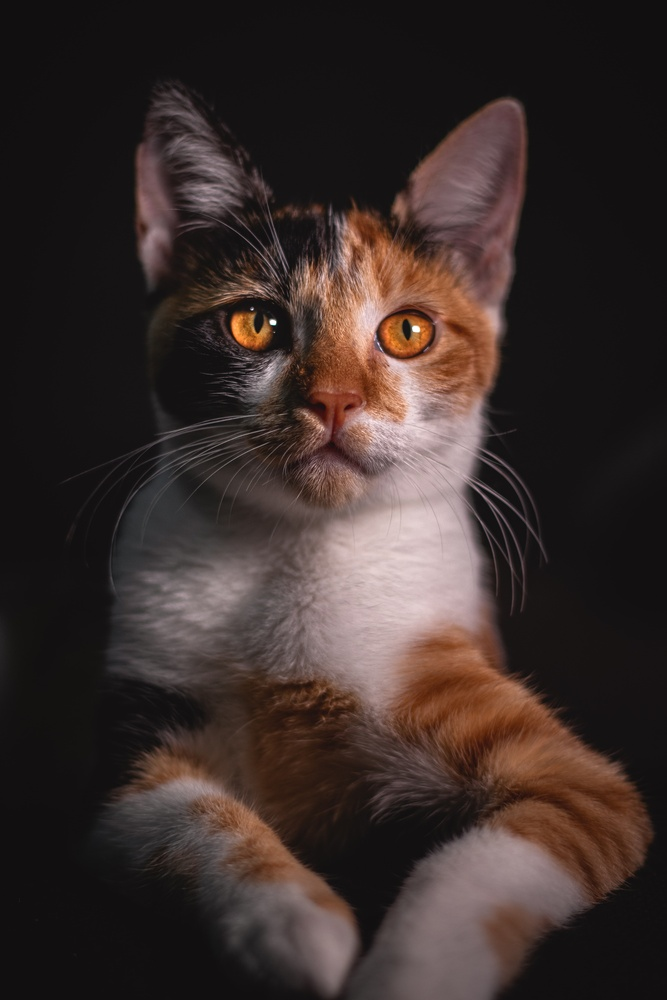
#> input picture image/cat2.jpg, 667 x 1000 px, shrunk from 4000 x 6000 before the run, found by its file name
$ python FTofImage01.py
#> lines starting #> are read from the running program, lines starting #| are printed output that depends on the picture
#%%
from matplotlib.image import imread
import numpy as np
import matplotlib.pyplot as plt
import os

Original_Image = imread(os.path.join("photos\\cat2.jpg"))
#> Original_Image is the input picture: shape (1000, 667, 3); mean R, G, B 58.6, 46.2, 43.4
Gray_Image = np.mean(Original_Image, -1); # Convert RGB to grayscale
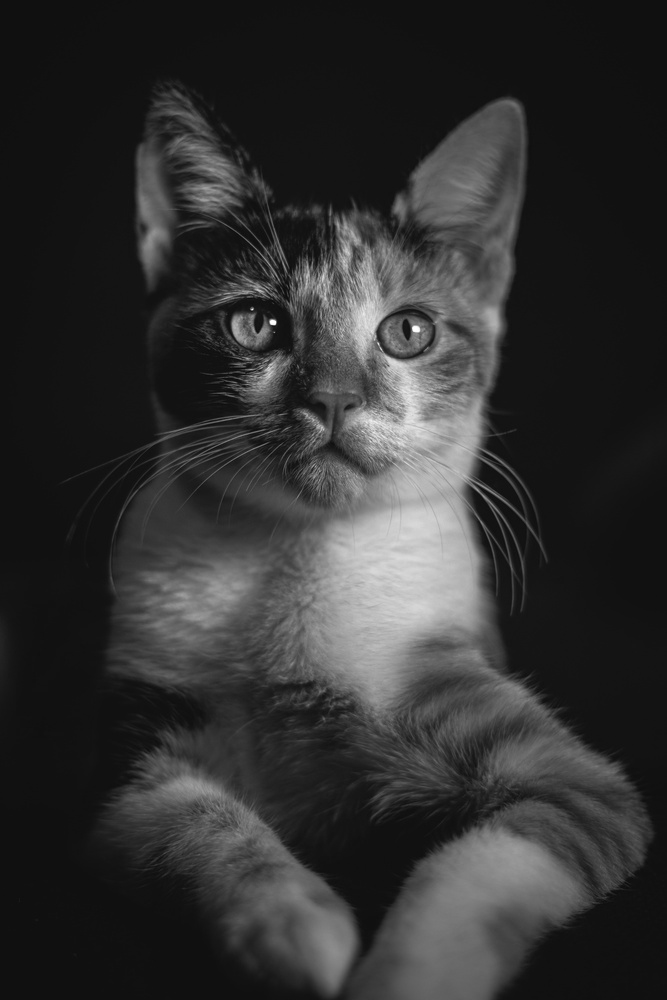
#> Gray_Image: shape (1000, 667) float64; min 9.33, max 254.7, mean 49.4

FIgure,axs = plt.subplots(1,3)

# Plot image
Image = axs[0].imshow(Gray_Image)
Image.set_cmap('gray')
axs[0].axis('off')

# Compute row-wise FFT

Cshift = np.zeros_like(Gray_Image,dtype='complex_')
C = np.zeros_like(Gray_Image,dtype='complex_')

for j in range(Gray_Image.shape[0]):
    Cshift[j,:] = np.fft.fftshift(np.fft.fft(Gray_Image[j,:]))
    C[j,:] = np.fft.fft(Gray_Image[j,:])

Image = axs[1].imshow(np.log(np.abs(Cshift)))
Image.set_cmap('gray')
axs[1].axis('off')

# Compute column-wise FFT

D = np.zeros_like(C)
for j in range(C.shape[1]):
    D[:,j] = np.fft.fft(C[:,j])

Image = axs[2].imshow(np.fft.fftshift(np.log(np.abs(D))))
Image.set_cmap('gray')
axs[2].axis('off')

plt.show()
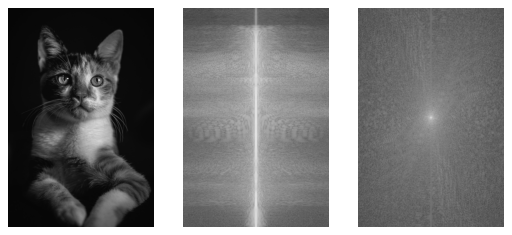
#> figure drawn by matplotlib, 3 panels

# Much more efficient to use fft2
D = np.fft.fft2(Gray_Image)
# %%

$ run again, with image/canal.jpg copied over image/cat2.jpg
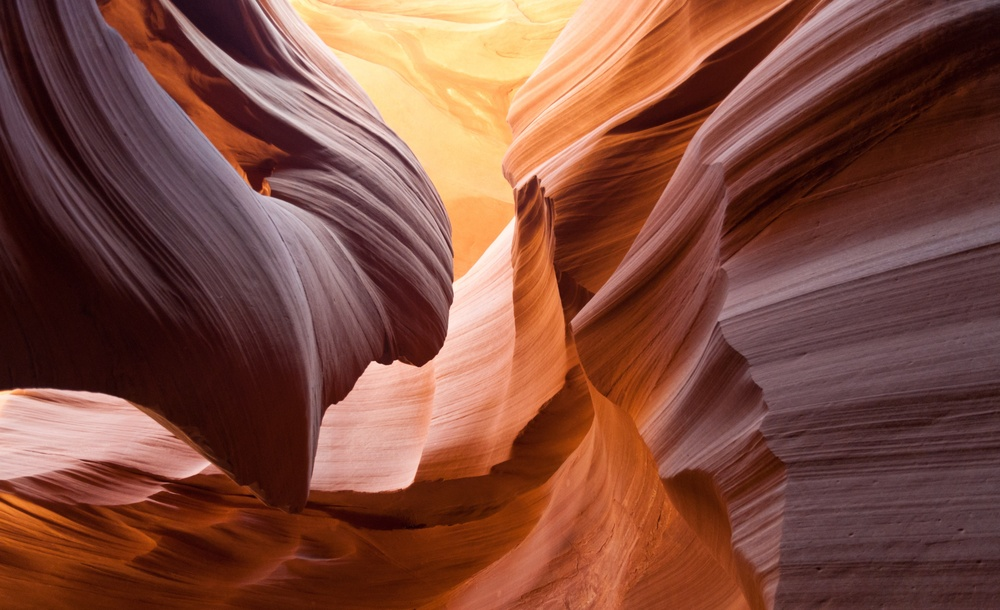
#> input picture image/canal.jpg, 1000 x 610 px, shrunk from 4167 x 2541 before the run, found by its file name
#> Original_Image is the input picture: shape (610, 1000, 3); mean R, G, B 127.1, 76.2, 62.1
#> `Gray_Image = np.mean(Original_Image, -1);`:
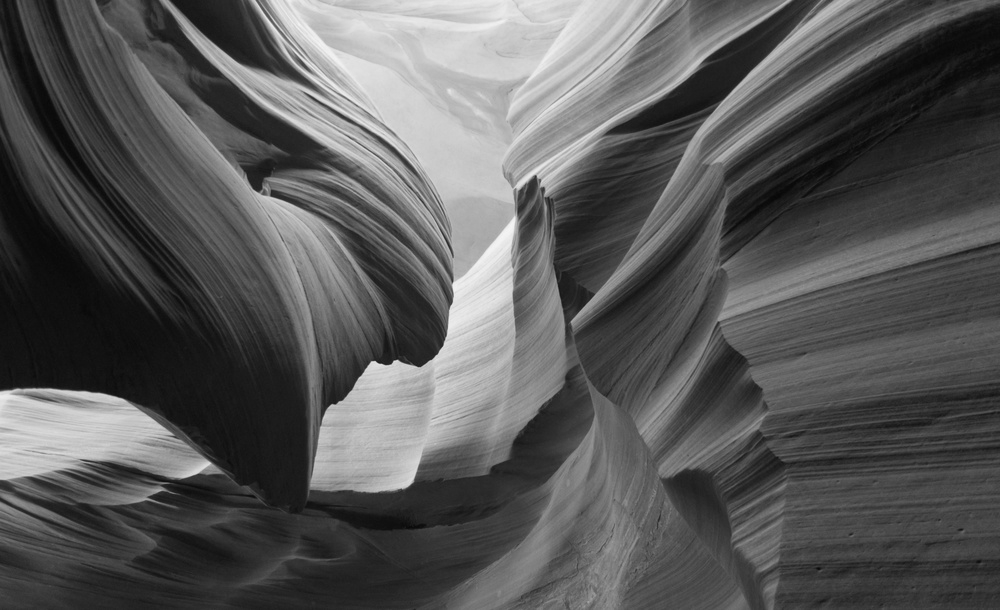
#> Gray_Image: shape (610, 1000) float64; min 7.33, max 245.7, mean 88.5
#> `plt.show()`:
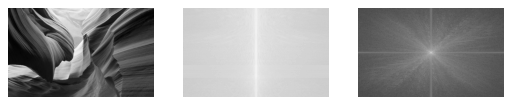
#> figure drawn by matplotlib, 3 panels

$ run again, with image/cat.jpg copied over image/cat2.jpg
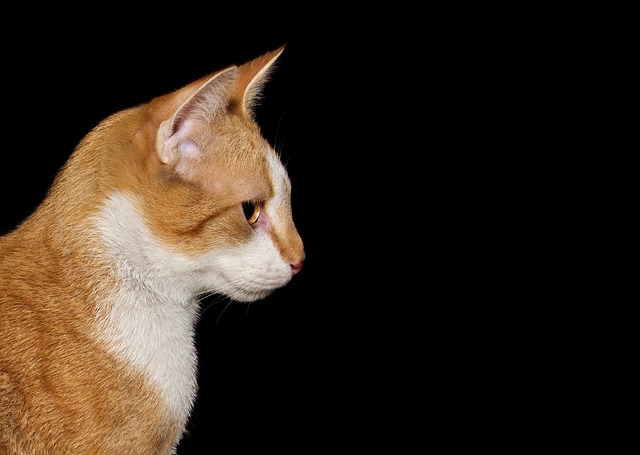
#> input picture image/cat.jpg, 640 x 455 px, found by its file name
#> Original_Image is the input picture: shape (455, 640, 3); mean R, G, B 49.6, 38.4, 28
#> `Gray_Image = np.mean(Original_Image, -1);`:
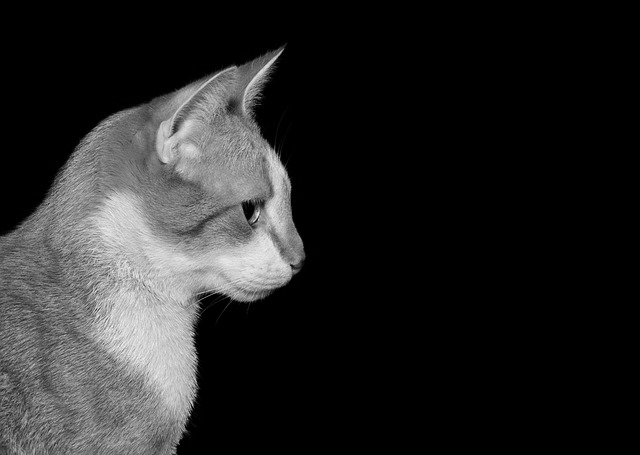
#> Gray_Image: shape (455, 640) float64; min 0, max 247, mean 38.6
#> `plt.show()`:
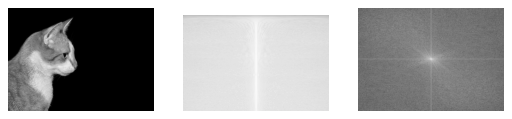
#> figure drawn by matplotlib, 3 panels
